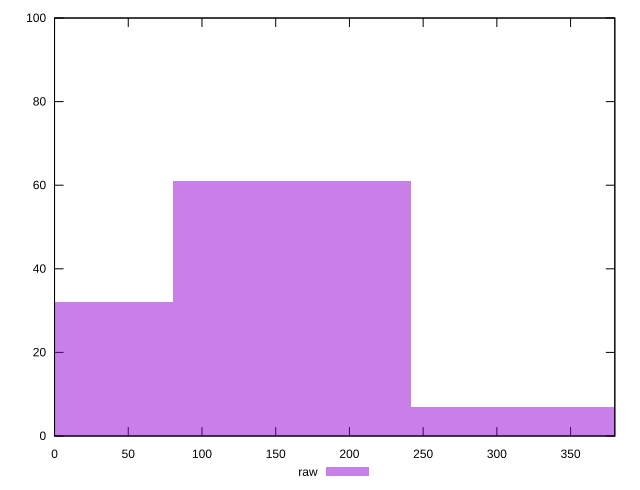

gnuplot code for this plot:
reset

$raw <<EOF
161.08482153648248 61
0 32
322.16964307296496 7
EOF

set key outside below
set boxwidth 161.08482153648248
set xrange [0:380]
set yrange [0:100]
set trange [0:100]
set style fill transparent solid 0.5 noborder
set terminal svg size 640, 490 enhanced background rgb 'white'
set output "reprap/uses-optimized-images/samples/pages+cached+noexternal+nomedia/raw/histogram.svg"

plot $raw title "raw" with boxes

reset
